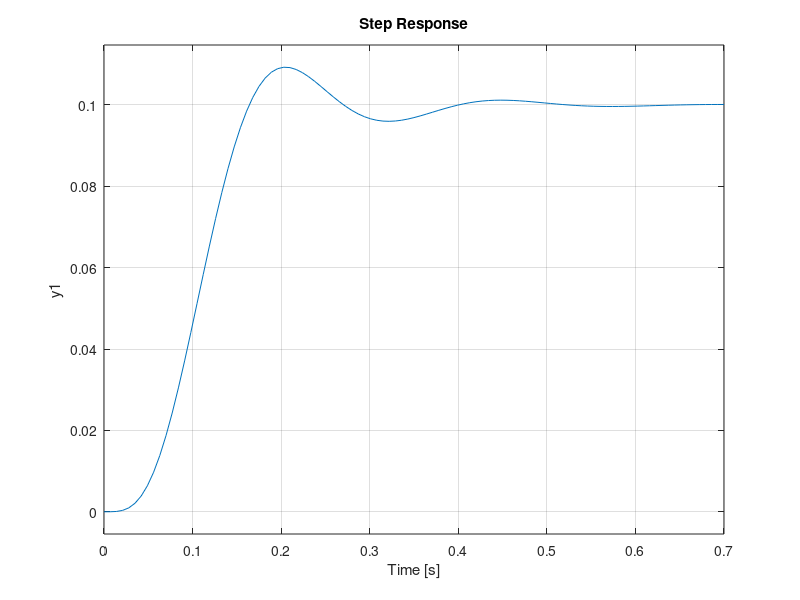
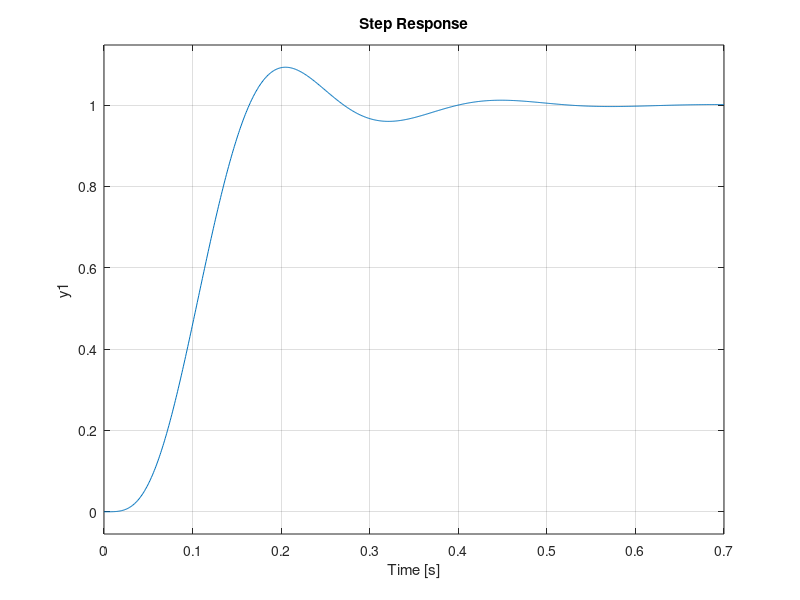
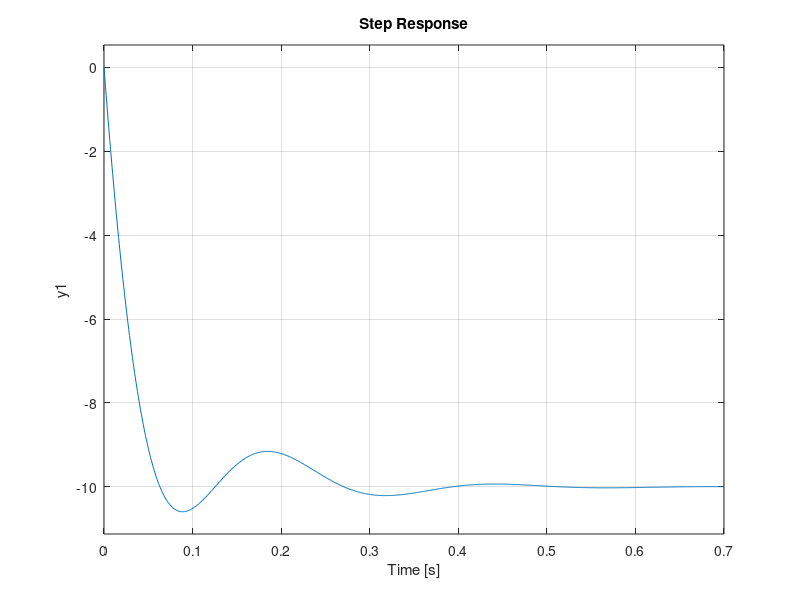

MATLAB code to generate these figures, in order: (Note: this script raises an error after producing the figures.)
clear all;
close all;
clc;

Ka = 2;
Rm = 2.6;
Km = 0.00767;
Kg = 70;
Jmot = 3.87e-07;
Ks = 1.2;
b = 0.004;
Jmod = 3.944e-04;
Jbr = 0.0037;
Jm = Kg^2 * Jmot + Jmod;

%% 4.1 State-space model of the flexible joint

a1 = (Rm *b + Kg^2 * Km ^ 2)/(Rm*Jm);
A = [-a1, 0, 0, Ks/Jm;
    1, 0, 0, 0;
    a1, 0, 0, -(Ks/Jbr + Ks/Jm);
    0, 0, 1, 0];
b1 = Kg * Km * Ka / (Rm*Jm);
B = [b1;
    0;
    -b1;
    0];

C = [0, 1, 0, 1];
D = 0;
sys = ss(A, B, C, D);

Co = ctrb(A, B);
Ob = obsv(A, C);

%% 4.2 State-space controller design

% LQR
Q = C.' .* C;
R = 1e-2;   %remains with less than 10
K = lqr(A, B, Q, R);
sys_lqr = ss(A-B*K, B, C-D*K, D);
Pc = pole(sys_lqr);
figure
step(sys_lqr)

% Pole placement and estimator
Pe = Pc * 10;
L=acker(A.',C.',Pe).';

% feedforward gain
N = inv(C * inv(-A + B.*K) * B);
Acl = [A, -B.*K;
        L.*C, A - B.*K - L.*C];
Bcl = [B.*N;
        B.*N];
Ccl = [C, zeros(size(C))];

% transfer function y/r
sys_est = ss(Acl, Bcl, Ccl, D);
Tyr = tf(sys_est)
figure
step(Tyr)

% transfer function u/r
Ccl = [zeros(size(C)), -K];
sys_est = ss(Acl, Bcl, Ccl, D);
Tur = tf(sys_est)
figure
step(Tur)

%% 4.3 State-space controller with integrator

% integrator matrices
Abar=[A, zeros(4,1);-C, 0];
Bbar=[B;0];
Cbar = [C, 0];

% integrator controller with pole placement
H = tf([1, 2*0.8*10, 10^2], 1);
Pi = tzero(H);
m = real(max(Pi));   % no imaginary part
Pbar = [Pi; 2*m; 4*m; 6*m];
K= acker(Abar,Bbar,Pbar);    % [K0; K1]
sys_bar = ss(Abar-Bbar*K, Bbar, Cbar-D*K, D);
figure
step(sys_bar)

% pole placement, integrator and state estimator
L= acker(A',C',[10*Pi; 20*m; 40*m]).'
K0 = K(1:4);
K1 = K(5);
Aie = [A, -B*K0, -B*K1;
    L*C, A - B*K0 - L*C, -B*K1;
    -C, zeros(size(C)), 0];
Bie = [zeros(size(B)); zeros(size(B)); 1];
Cie = [C, zeros(size(C)), 0];

% transfer function Y/R
sys_ie = ss(Aie, Bie, Cie, D);
Hyr = tf(sys_ie)
figure
step(Hyr)

% transfer function U/R
Cie = [zeros(size(C)), -K];
sys_ie = ss(Aie, Bie, Cie, D);
Hur = tf(sys_ie)
figure
step(Hur)





